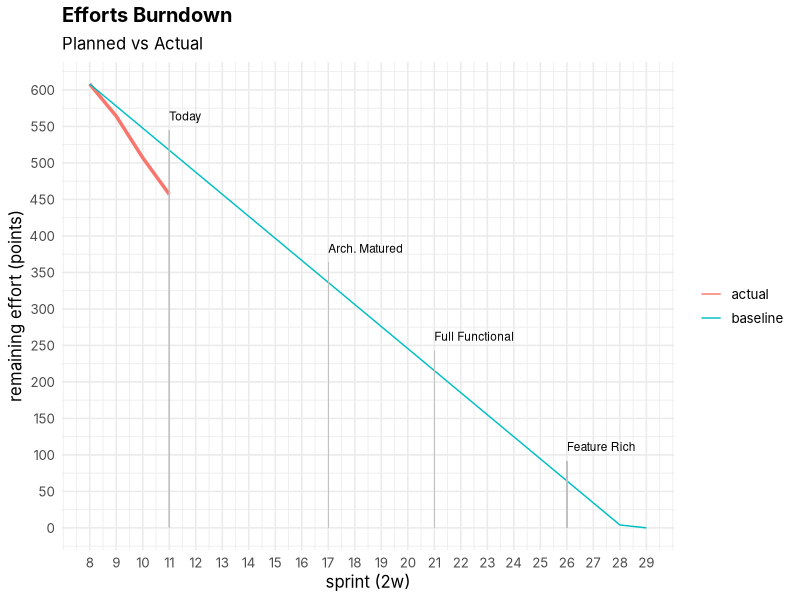

Recreate this plot in R.
library(ggplot2);

ystep <- 50
guide_line_color <- '#c0c0c0'
guide_line_sz <- .2
curr_sprint <- 11
annotation_sz <- 3

my_theme <- function() {
    theme_minimal(base_size=12, base_family = 'SF Pro Display') +
        theme(legend.title = element_blank()) +
        theme(plot.title = element_text(vjust = 1.25, face = 'bold'))
}

dat <- read.csv('burndown.csv')
baseline <- data.frame(dat$Sprint, dat$Baseline, rep('baseline', dim(dat)[1]))
actual <- data.frame(dat$Sprint, dat$Actual, rep('actual', dim(dat)[1]))
actual <- subset(actual, ! is.na(dat.Actual))
head <- c('sprint', 'efforts', 'type')
names(baseline) <- head
names(actual) <- head
burndown <- rbind(baseline, actual)

max_efforts <- max(burndown$efforts)
min_sprint <- min(burndown$sprint)
max_sprint <- max(burndown$sprint)
velocity <- max_efforts / (max_sprint - min_sprint)

min(actual$efforts)
plot <- ggplot(burndown, aes(sprint, efforts)) +
    geom_line(aes(color = type, size = type != 'baseline')) +
    scale_x_continuous(limits = c(min_sprint, max_sprint),
        breaks = seq(min_sprint, max_sprint, by=1), name = 'sprint (2w)') +
    scale_y_continuous(limits = c(0, max_efforts)
        , breaks = seq(0, max_efforts, by=ystep)
        , name = 'remaining effort (points)') +
    scale_size_manual(values = c(0.5, 1.2), guide = FALSE) +
    geom_segment(aes(x = curr_sprint, xend = curr_sprint
                     , y = 0, yend = 554.40 - 10)
                    , color = guide_line_color, size = guide_line_sz) +
    geom_segment(aes(x = 17, xend = 17, y = 0, yend = 373.2 - 10),
                 color = guide_line_color, size = guide_line_sz) +
    geom_segment(aes(x = 21, xend = 21, y = 0, yend = 252.4 - 10),
                 color = guide_line_color, size = guide_line_sz) +
    geom_segment(aes(x = 26, xend = 26, y = 0, yend = 101.4 - 10),
                 color = guide_line_color, size = guide_line_sz) +
    annotate('text', x = curr_sprint, y = 554.40 + 10, hjust = 0
             , size = annotation_sz, label = 'Today') +
    annotate('text', x = 17, y = 373.2 + 10, hjust = 0
             , size = annotation_sz, label = 'Arch. Matured') +
    annotate('text', x = 21, y = 252.4 + 10, hjust = 0
             , size = annotation_sz, label = 'Full Functional') +
    annotate('text', x = 26, y = 101.4 + 10, hjust = 0
             , size = annotation_sz, label = 'Feature Rich') +
    labs(title = 'Efforts Burndown'
         , subtitle = 'Planned vs Actual') +
    my_theme()

svg('burndown.svg', width = 8, height = 5)
plot
dev.off()
